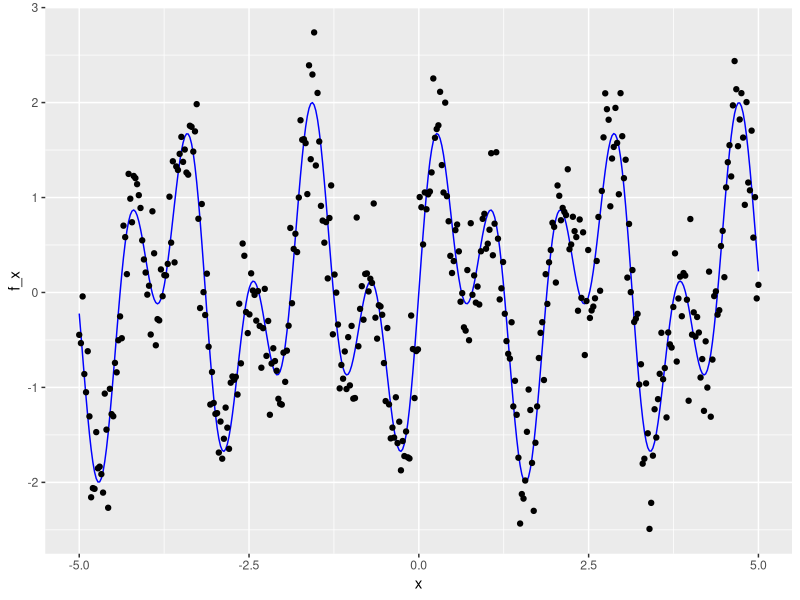
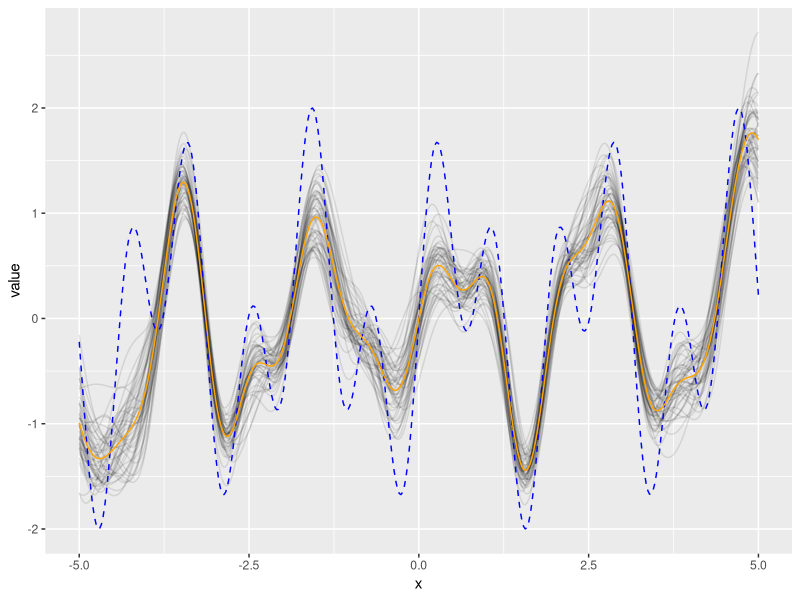

Generate these figures, in order, with R:
## ---- chunk 1
#| message: false
#| warning: false
#| out-width: 100%

library(tidyverse)
set.seed(123)

f <- function(x) sin(3*x) + sin(7*x)
k <- function(x_i, x_j, sigma_f = 0.4, l = 0.4) sigma_f * exp(-(x_i - x_j)^2 / (2 * l^2))

n <- 400
x <- seq(-5, 5, length.out = n)
f_x <- f(x)

sigma <- 0.4
epsilon <- rnorm(n, 0, sigma)
y <- f_x + epsilon

d <- tibble(x, f_x, y)
ggplot(d, aes(x = x)) +
  geom_line(aes(y = f_x), color = "blue") +
  geom_point(aes(y = y))
## ---- chunk 2
#| out-width: 100%

n <- 100
ind_train <- sample(1:400, n, replace = FALSE)
x_train <- x[ind_train]
y_train <- y[ind_train]

compute_covmat <- function(k, x, y) {
  n_x <- length(x)
  n_y <- length(y)
  K <- matrix(0, n_x, n_y)
  for (i in 1:n_x) {
    for (j in 1:n_y) {
      K[i, j] <- k(x[i], y[j])
    }
  }
  return(K)
}

k_XX <- compute_covmat(k, x_train, x_train)
k_xx <- compute_covmat(k, x, x)
k_xX <- compute_covmat(k, x, x_train)

m_post <- k_xX %*% solve(k_XX + sigma^2 * diag(n)) %*% y_train
cov_post <- k_xx - k_xX %*% solve(k_XX + sigma^2 * diag(n)) %*% t(k_xX)
## ---- chunk 3
#| warning: false

f_post <- MASS::mvrnorm(50, m_post, cov_post)

draws <- as_tibble(t(f_post)) |>
  mutate(x = x, y = f(x)) |>
  pivot_longer(V1:V50)

post_mean <- draws |>
  group_by(x) |>
  summarize(post_mean = mean(value))

draws |>
  ggplot(aes(x = x)) +
  geom_line(aes(y = value, group = name), alpha = 0.1) +
  geom_line(aes(y = y), color = "blue", lty = "dashed") +
  geom_line(data = post_mean, aes(x = x, y = post_mean), color = "orange")
